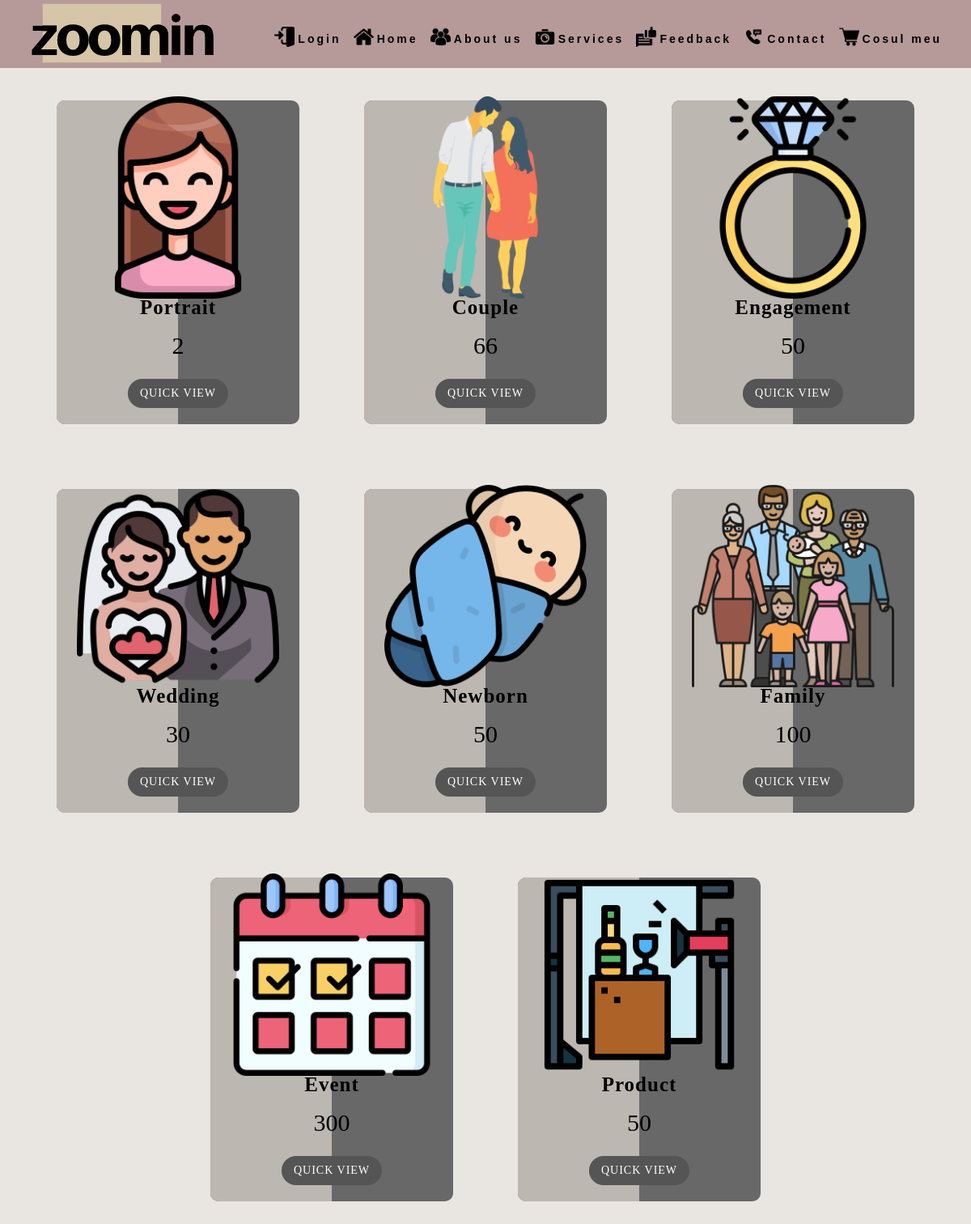
The app's page /services/index.php with its own data.
### tables this page shows
CREATE TABLE `services` (
  `id` int(11) NOT NULL,
  `servicename` varchar(255) NOT NULL,
  `code` varchar(255) NOT NULL,
  `description` varchar(255) NOT NULL,
  `phnumber` int(11) NOT NULL,
  `timeph` int(255) NOT NULL,
  `clothing` int(11) NOT NULL,
  `price` int(11) NOT NULL,
  `photo0` varchar(255) NOT NULL,
  `photo1` varchar(255) NOT NULL,
  `photo2` varchar(255) NOT NULL,
  `photo3` varchar(255) NOT NULL
);

### db/ShoppingCart.php (called while the page is built, shortened)
<?php
require_once "DBController.php";
class ShoppingCart extends DBController
{
   function getAllProduct()
   {
      $query = "SELECT * FROM services";
      $serviceResult = $this->getDBResult($query);
      return $serviceResult;
   }
}

### db/DBController.php (called while the page is built, shortened)
<?php
class DBController
{
    public $host = "localhost";
    public $user = "root";
    public $password = "";
    public $database = "fotografie";
    public $conn;
    function __construct()
    {
        $this->conn = mysqli_connect($this->host, $this->user, $this->password, $this->database);
    }
    function getDBResult($query, $params = array())
    {
        $sql_statement = $this->conn->prepare($query);
        $sql_statement->execute();
        $result = $sql_statement->get_result();
        if ($result->num_rows > 0) {
            while ($row = $result->fetch_assoc()) {
                $resultset[] = $row;
            }
        }
        if (!empty($resultset)) {
            return $resultset;
        }
        return null;
    }
}

### services/index.php (the view, shortened to what this page needs)
<?php
require_once dirname(__DIR__) . "\db\ShoppingCart.php"; ?>
<!DOCTYPE html>
<html lang="en" xmlns="http://www.w3.org/1999/xhtml">
<head>
    <link rel="stylesheet" href="https://cdnjs.cloudflare.com/ajax/libs/font-awesome/6.1.1/css/all.min.css" />
    <link rel="stylesheet" href="../style.css" />
</head>
<body>
    <nav>
        <div class="logo">
            <img src="../poze/icon.png" />
        </div>
        <ul class="nav-links">
            <li><img class="icon2" src="../poze\login.png" alt="login icon" style="width:25px; height:25px;" /><a href="/licenta/login"><?php echo isset($_SESSION['loggedin']) ? "Logout" : "Login"; ?></a></li>
            <li><img class="icon2" src="../poze\home.png" alt="home icon" style="width:25px; height:25px;" /><a href="/licenta/">Home</a></li>
            <li><img class="icon2" src="../poze\about.png" alt="about us icon" style="width:25px; height:25px;" /><a href="/licenta/about">About us</a></li>
            <li><img class="icon2" src="../poze\camera.png" alt="services icon" style="width:25px; height:25px;" /><a href="/licenta/services">Services</a>
            <li><img class="icon2" src="../poze\feedback.png" alt="feedback icon" style="width:25px; height:25px;" /><a href="/licenta/feedback">Feedback</a></li>
            <li><img class="icon2" src="../poze\contact.png" alt="contact icon" style="width:25px; height:25px;" /><a href="/licenta/contact">Contact</a></li>
            <li><img class="icon2" src="../poze\cart.png" alt="cart icon" style="width:25px; height:25px;" /><a href="/licenta/cart">Cosul meu</a></li>
        </ul>
    </nav>
    <section class="servicii">
        <div class="containerservices">
            <div class="service" style=' display: flex;
            flex-wrap: wrap; justify-content:center;
            align-items: center;'>
                <?php
                $shoppingCart = new ShoppingCart();
                $query = "SELECT * FROM services";
                $product_array = $shoppingCart->getAllProduct($query);
                if (!empty($product_array)) {
                    foreach ($product_array as $key => $value) {
                ?>
                        <div class="service-card">
                            <h2 class="name"><?php echo $product_array[$key]["servicename"]; ?></h2>
                            <span class="price"><?php echo $product_array[$key]["price"]; ?></span>
                            <a class="popup-btn">Quick view</a>
                            <img class="service-img" src="../<?php echo $product_array[$key]["photo0"]; ?>" style="width:100%" />
                        </div>
                <?php }
                }
                ?>
            </div>
        </div>
    </section>
</body>
</html>

### style.css (style rules this page uses)
body { overflow-x: hidden; background-color: #e9e5e1; }
nav { display: flex; justify-content: space-around; align-items: center; min-height: 8vh; background-color: #B69A9A; font-family: Verdana, Geneva, Tahoma, sans-serif; }
.logo { margin-top: 3px; color: rgb(0, 0, 0); text-transform: uppercase; letter-spacing: 5px; font-size: 20px; }
.nav-links { display: flex; justify-content: space-around; width: 70%; }
.nav-links li { list-style: none; }
.nav-links a { color: rgb(0, 0, 0); text-decoration: none; letter-spacing: 3px; font-weight: bold; font-size: 14px; }
li a { transition: all ease-in-out 250ms; }
.icon2 { position: relative; top: 5px; left: 4px; margin-right: 8px; }
.servicii { min-height: 100vh; display: flex; justify-content: center; align-items: center; }
.containerservices { position: relative; display: flex; flex-wrap: wrap; justify-content: center; align-items: center; width: 100%; height: 100vh; }
.service { display: flex; flex-wrap: wrap; }
.service .service-card { z-index: 1; background: #686868; position: relative; width: 300px; height: 400px; margin: 40px; border-radius: 10px; }
.service .service-card::before { content: ''; background: #BDB7B1; position: absolute; display: block; left: 0; width: 50%; height: 100%; border-top-left-radius: 10px; border-bottom-left-radius: 10px; }
.service .service-card .service-img { z-index: 1; position: absolute; max-width: 250px; top: 30%; left: 50%; transform: translate(-50%, -50%); }
.service .service-card .name { z-index: 2; color: black; font-weight: bold; position: absolute; width: 100%; text-align: center; bottom: 130px; font-size: 25px; letter-spacing: 1px; }
.service .service-card .price { z-index: 2; color: black; position: absolute; width: 100%; text-align: center; bottom: 80px; font-size: 30px; font-weight: 300; }
.service .service-card .popup-btn { z-index: 2; color: #fff; background: #555; position: absolute; bottom: 20px; left: 50%; transform: translateX(-50%); font-size: 14px; text-transform: uppercase; text-decoration: none; letter-spacing: 1px; padding: 10px 15px; border-radius: 20px; cursor: pointer; }

### records on screen
services: servicename "Portrait", price "2", shows a picture
services: servicename "Couple", price "66", shows a picture
services: servicename "Engagement", price "50", shows a picture
services: servicename "Wedding", price "30", shows a picture
services: servicename "Newborn", price "50", shows a picture
services: servicename "Family", price "100", shows a picture
services: servicename "Event", price "300", shows a picture
services: servicename "Product", price "50", shows a picture
